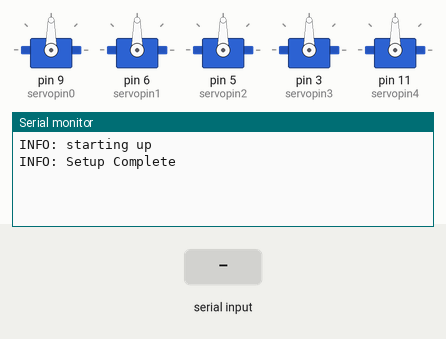
A sketch run on a simulated Arduino Uno, built with avr-gcc and run on an emulated ATmega328P. On the bench: 5 × servo, the last lines printed to the serial monitor. Inputs (shaded band) come from the test bench.

Above: at 1.2 s.
1.3 s: "<90,45>" received over Serial
At 2.0 s:
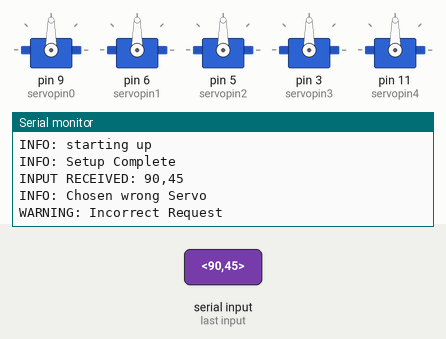
2.8 s: "<5>" received over Serial
At 4.0 s:
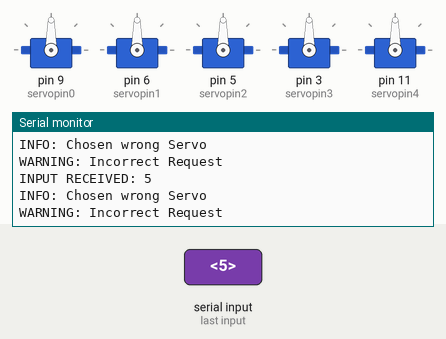
4.3 s: "<w90>" received over Serial
At 5.6 s:
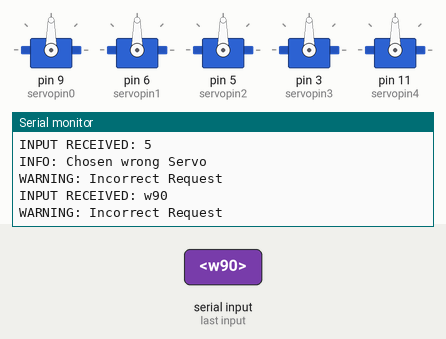

Measured:
- after the input at 1.3 s, the serial monitor: prints a new line at once (image 1)
- after the input at 2.8 s, the serial monitor: prints a new line at once (image 2)
- after the input at 4.3 s, the serial monitor: prints a new line at once (image 3)

The sketch:

birthStir_v2.ino
```cpp
#include <Servo.h>。
#include <stdio.h>
#define noServes 5

int servopin0 = 9;    //Define servo interface digital interface 9
int servopin1 = 6;    //Define servo interface digital interface 6
int servopin2 = 5;    //Define servo interface digital interface 5

int servopin3 = 3;    //Define servo interface digital interface 3
int servopin4 = 11;   //Define servo interface digital interface 11
int setupAngle = 90;        //setupAngle of rotation of the servo

Servo servo0;
Servo servo1;
Servo servo2;
Servo servo3;
Servo servo4;

typedef struct
{
  int servoIndex;
  Servo serve;
  int curPos;
  int instruction;
  bool detached;
  int servoPin;
  int turnolodgy;
  char req;

}
servoInfo;

bool started = false;
bool dataRec = false;
char ignore = 'i';

const byte numChars = 32;
char receivedChars[numChars];
servoInfo servos[noServes];

int wrapInput(char in);
int makeInt(char value[numChars]);

int readServo(int selected);
int diff(int i, int iu);

void writeServo(int selected);
void attachDetach(int selected, bool attach);

void debug_c(char* pOut, char ex[] = "DEBUG: ");
void debug_i(int pOut, char ex[] = "DEBUG: ");
void callManager(int selected);

void debug_c(char* pOut, char ex[] = "DEBUG: ")
{
  if (ex != "DEBUG: ")
  {
    Serial.print(ex);
    Serial.println(&pOut[0]);
  }
  else
  {
    Serial.print("DEBUG: ");
    Serial.println(&pOut[0]);
  }
}

void debug_i(int pOut, char ex[] = "DEBUG: ")
{
  if (ex != "DEBUG: ")
  {
    Serial.print(ex);
    Serial.println(pOut);
  }
  else
  {
    Serial.print("DEBUG: ");
    Serial.println(pOut);
  }
}

void setup() {
  // put your setup code here, to run once:
  pinMode(servopin0,OUTPUT);//Set the servo interface as the output interface
  pinMode(servopin1,OUTPUT);//Set the servo interface as the output interface
  pinMode(servopin2,OUTPUT);//Set the servo interface as the output interface
  pinMode(servopin3,OUTPUT);//Set the servo interface as the output interface
  pinMode(servopin4,OUTPUT);//Set the servo interface as the output interface
  Serial.begin(9600);
}

void loop()
{
  if (started == false)
  {
    startUp();
    delay(200);
  }

  takeCmd();
  // debug_c("GOING FOR ANOTHER LOOP");
  // delay(1000);
  if (dataRec == true)
  {
    int serveIndex = wrapInput(receivedChars);
    callManager(serveIndex);
  }
}

void startUp()
{
  debug_c("starting up", "INFO: ");
  servos[0] = {0, servo0, 0, setupAngle, true, servopin0, 0, ignore};
  servos[1] = {1, servo1, 0, setupAngle, true, servopin1, 0, ignore};
  servos[2] = {2, servo2, 0, setupAngle, true, servopin2, 0, ignore};
  servos[3] = {3, servo3, 0, setupAngle, true, servopin3, 0, ignore};
  servos[4] = {4, servo4, 0, setupAngle, true, servopin4, 0, ignore};

  for (int iu = 0; iu < noServes; iu++)
  {
    attachDetach(iu, true);
    writeServo(iu);
  }

  delay(20);
  started = true;
  debug_c("Setup Complete", "INFO: ");
}

void takeCmd()
{
  static boolean cmdInTransmit = false;
  static byte byteIndex = 0;

  char cmdStart = '<';
  char cmdEnd = '>';
  char recInput;

  while ((Serial.available() > 0) && (dataRec == false))
  {
    recInput = Serial.read();

    if (cmdInTransmit == true)
    {
      if (recInput != cmdEnd)
      {
        receivedChars[byteIndex] = recInput;
        byteIndex++;

        if (byteIndex >= numChars) //If reached max values, overwrite the last
        {
          byteIndex = numChars - 1;
        }
      }
      else
      {
        receivedChars[byteIndex] = '\0';
        cmdInTransmit = false;

        byteIndex = 0;
        dataRec = true;
      }
    }
    else if (recInput == cmdStart)
    {
      cmdInTransmit = true;
    }
  }
}

int wrapInput(char in)
{
  debug_c(receivedChars, "INPUT RECEIVED: ");

  int iu = 0;
  int servInt = 0;
  int moveCount = 0;

  char serve[numChars];
  char moveInt[numChars];
  char requestType = ignore;

  for (int i=0; receivedChars[i]; i++)
  {
      if (i == servInt)
      {
          if (receivedChars[i] != '-')
          {
              serve[0] = receivedChars[i];
              servInt++;
          }
      }
      else if (isdigit(receivedChars[i]))
      {
          moveInt[moveCount] = receivedChars[i];
          moveCount++;
      }

      else if (isalpha(receivedChars[i]))
      {
        requestType = receivedChars[i];
      }

      iu++;
  }
  moveInt[moveCount] = '\0';

  int serveIndex;
  serveIndex = makeInt(serve);

  if (serveIndex < noServes)
  {
    servos[serveIndex].instruction = makeInt(moveInt);
    servos[serveIndex].req = requestType;
    dataRec = false;
    return serveIndex;
  }
  else
  {
    debug_c("Chosen wrong Servo", "INFO: ");
    servos[0].instruction = makeInt(moveInt);
    servos[0].req = ignore;
    dataRec = false;
    return 0;
  }
}

void callManager(int selected)
{
  switch(servos[selected].req)
  {
    case 'w':
      writeServo(selected);
      break;

    case 'r':
      debug_i(readServo(selected), "Read Position: ");
      break;

    case 'a':
      attachDetach(selected, true);
      break;

    case 'd':
      attachDetach(selected, false);
      break;

    default:
      debug_c("Incorrect Request", "WARNING: ");
      break;

  }


}

int makeInt(char value[numChars])
{
  //char* pValue, int lenValue
  // 0x5, 0x6
  // 0x56
  // 0x50+0x6
  // (int)value[0] << 31 + ((int)value[1] << 30)
  int valueInt = 0;
  sscanf(value, "%d", &valueInt);

  return valueInt;
}

void attachDetach(int selected, bool attach)
{
  if (attach == true)
  {
    if (servos[selected].serve.attached() != true)
    {
      servos[selected].serve.attach(servos[selected].servoPin);
    }
  }
  else
  {
    servos[selected].serve.detach();
  }

  if (servos[selected].serve.attached() != true)
  {
    servos[selected].detached = true;
  }
  else
  {
    servos[selected].detached = false;
  }
}

void writeServo(int selected)
{
  int instructMagnitude = diff(servos[selected].curPos, servos[selected].instruction);

  if ((instructMagnitude > 20) && (started == true))
  {
    int slowDown = servos[selected].instruction;

    if (servos[selected].curPos > servos[selected].instruction)
    {
      slowDown = servos[selected].curPos - 10;
    }
    else if (servos[selected].curPos < servos[selected].instruction)
    {
      slowDown = servos[selected].curPos + 10;
    }
    servos[selected].serve.write(slowDown);
    servos[selected].turnolodgy++;

    servos[selected].curPos = slowDown;
    delay(200);
    writeServo(selected);
  }
  else
  {
    servos[selected].serve.write(servos[selected].instruction);
    servos[selected].curPos = servos[selected].instruction;
  }
}

int readServo(int selected)
{
  servos[selected].curPos = servos[selected].serve.read();
  return servos[selected].serve.read();
}

int diff(int i, int iu)
{
  if (i >= iu)
  {
    return i-iu;
  }
  else
  {
    return iu-i;
  }
}
```
